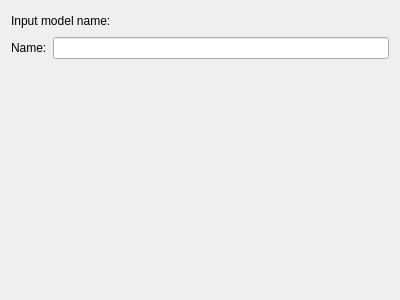
<?xml version="1.0" encoding="UTF-8"?>
<ui version="4.0">
 <class>GuidModelName</class>
 <widget class="QWidget" name="GuidModelName">
  <property name="geometry">
   <rect>
    <x>0</x>
    <y>0</y>
    <width>400</width>
    <height>300</height>
   </rect>
  </property>
  <property name="windowTitle">
   <string>Form</string>
  </property>
  <layout class="QVBoxLayout" name="verticalLayout">
   <item>
    <layout class="QHBoxLayout" name="horizontalLayout">
     <item>
      <widget class="QLabel" name="label">
       <property name="text">
        <string>Input model name:</string>
       </property>
      </widget>
     </item>
     <item>
      <spacer name="horizontalSpacer">
       <property name="orientation">
        <enum>Qt::Horizontal</enum>
       </property>
       <property name="sizeHint" stdset="0">
        <size>
         <width>40</width>
         <height>20</height>
        </size>
       </property>
      </spacer>
     </item>
    </layout>
   </item>
   <item>
    <layout class="QFormLayout" name="formLayout">
     <item row="0" column="0">
      <widget class="QLabel" name="label_5">
       <property name="text">
        <string>Name:</string>
       </property>
      </widget>
     </item>
     <item row="0" column="1">
      <widget class="QLineEdit" name="lineEdi_model"/>
     </item>
    </layout>
   </item>
   <item>
    <spacer name="verticalSpacer">
     <property name="orientation">
      <enum>Qt::Vertical</enum>
     </property>
     <property name="sizeHint" stdset="0">
      <size>
       <width>20</width>
       <height>221</height>
      </size>
     </property>
    </spacer>
   </item>
  </layout>
 </widget>
 <resources/>
 <connections/>
</ui>
